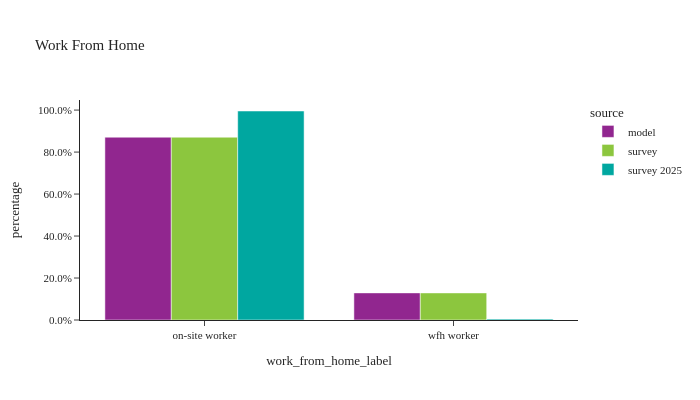

The code cell stored with this chart in its notebook:
### Markdown cell above
## Work From Home

### Code cell
util.plot_share_barchart(per_data, 'person_weight', 'work_from_home_label', title="Work From Home")

### Figure 1 — Plotly figure (JSON) as saved in the notebook; plotly's stock layout.template omitted (floating-point values rounded to 4 significant figures)
{"data": [{"alignmentgroup": "True", "customdata": [[1985511], [294473]], "hovertemplate": "source=model<br>work_from_home_label=%{x}<br>percentage=%{y}<br>sample_size=%{customdata[0]}<extra></extra>", "legendgroup": "model", "marker": {"color": "#91268F", "pattern": {"shape": ""}}, "name": "model", "offsetgroup": "model", "orientation": "v", "showlegend": true, "textposition": "auto", "type": "bar", "x": ["on-site worker", "wfh worker"], "xaxis": "x", "y": [0.8708, 0.1292], "yaxis": "y"}, {"alignmentgroup": "True", "customdata": [[5896], [1289]], "hovertemplate": "source=survey<br>work_from_home_label=%{x}<br>percentage=%{y}<br>sample_size=%{customdata[0]}<extra></extra>", "legendgroup": "survey", "marker": {"color": "#8CC63E", "pattern": {"shape": ""}}, "name": "survey", "offsetgroup": "survey", "orientation": "v", "showlegend": true, "textposition": "auto", "type": "bar", "x": ["on-site worker", "wfh worker"], "xaxis": "x", "y": [0.8709, 0.1291], "yaxis": "y"}, {"alignmentgroup": "True", "customdata": [[3272], [11]], "hovertemplate": "source=survey 2025<br>work_from_home_label=%{x}<br>percentage=%{y}<br>sample_size=%{customdata[0]}<extra></extra>", "legendgroup": "survey 2025", "marker": {"color": "#00A7A0", "pattern": {"shape": ""}}, "name": "survey 2025", "offsetgroup": "survey 2025", "orientation": "v", "showlegend": true, "textposition": "auto", "type": "bar", "x": ["on-site worker", "wfh worker"], "xaxis": "x", "y": [0.9957, 0.004314], "yaxis": "y"}], "layout": {"barmode": "group", "height": 400, "legend": {"title": {"text": "source"}, "tracegroupgap": 0}, "title": {"text": "Work From Home"}, "width": 700, "xaxis": {"anchor": "y", "domain": [0, 1], "title": {"text": "work_from_home_label"}}, "yaxis": {"anchor": "x", "domain": [0, 1], "tickformat": ".1%", "title": {"text": "percentage"}}}}
